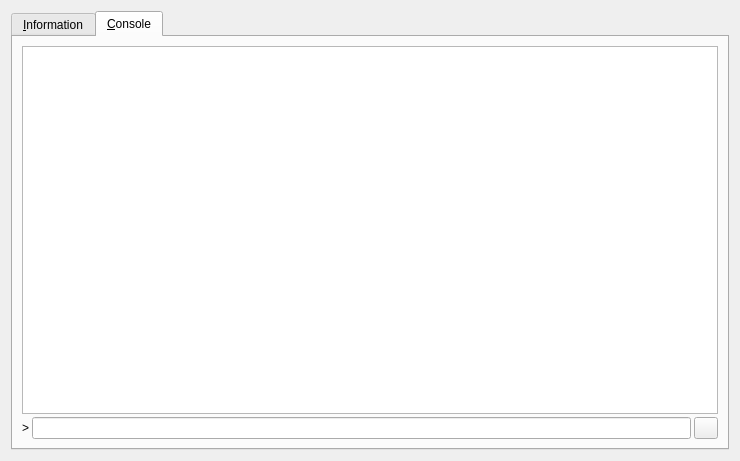
<?xml version="1.0" encoding="UTF-8"?>
<ui version="4.0">
 <class>RPCConsole</class>
 <widget class="QDialog" name="RPCConsole">
  <property name="geometry">
   <rect>
    <x>0</x>
    <y>0</y>
    <width>740</width>
    <height>461</height>
   </rect>
  </property>
  <property name="windowTitle">
   <string>PROBE - Debug window</string>
  </property>
  <layout class="QVBoxLayout" name="verticalLayout_2">
   <item>
    <widget class="QTabWidget" name="tabWidget">
     <property name="currentIndex">
      <number>1</number>
     </property>
     <widget class="QWidget" name="tab_info">
      <attribute name="title">
       <string>&amp;Information</string>
      </attribute>
      <layout class="QGridLayout" name="gridLayout" columnstretch="0,1">
       <property name="horizontalSpacing">
        <number>12</number>
       </property>
       <item row="0" column="0">
        <widget class="QLabel" name="label_9">
         <property name="font">
          <font>
           <weight>75</weight>
           <bold>true</bold>
          </font>
         </property>
         <property name="text">
          <string>PROBE Core</string>
         </property>
        </widget>
       </item>
       <item row="1" column="0">
        <widget class="QLabel" name="label_5">
         <property name="text">
          <string>Client name</string>
         </property>
        </widget>
       </item>
       <item row="1" column="1">
        <widget class="QLabel" name="clientName">
         <property name="cursor">
          <cursorShape>IBeamCursor</cursorShape>
         </property>
         <property name="text">
          <string>N/A</string>
         </property>
         <property name="textFormat">
          <enum>Qt::PlainText</enum>
         </property>
         <property name="textInteractionFlags">
          <set>Qt::LinksAccessibleByMouse|Qt::TextSelectableByKeyboard|Qt::TextSelectableByMouse</set>
         </property>
        </widget>
       </item>
       <item row="2" column="0">
        <widget class="QLabel" name="label_6">
         <property name="text">
          <string>Client version</string>
         </property>
        </widget>
       </item>
       <item row="2" column="1">
        <widget class="QLabel" name="clientVersion">
         <property name="cursor">
          <cursorShape>IBeamCursor</cursorShape>
         </property>
         <property name="text">
          <string>N/A</string>
         </property>
         <property name="textFormat">
          <enum>Qt::PlainText</enum>
         </property>
         <property name="textInteractionFlags">
          <set>Qt::LinksAccessibleByMouse|Qt::TextSelectableByKeyboard|Qt::TextSelectableByMouse</set>
         </property>
        </widget>
       </item>
       <item row="3" column="0">
        <widget class="QLabel" name="label_14">
         <property name="text">
          <string>Using OpenSSL version</string>
         </property>
         <property name="indent">
          <number>10</number>
         </property>
        </widget>
       </item>
       <item row="3" column="1">
        <widget class="QLabel" name="openSSLVersion">
         <property name="cursor">
          <cursorShape>IBeamCursor</cursorShape>
         </property>
         <property name="text">
          <string>N/A</string>
         </property>
         <property name="textFormat">
          <enum>Qt::PlainText</enum>
         </property>
         <property name="textInteractionFlags">
          <set>Qt::LinksAccessibleByMouse|Qt::TextSelectableByKeyboard|Qt::TextSelectableByMouse</set>
         </property>
        </widget>
       </item>
       <item row="4" column="0">
        <widget class="QLabel" name="label_12">
         <property name="text">
          <string>Build date</string>
         </property>
        </widget>
       </item>
       <item row="4" column="1">
        <widget class="QLabel" name="buildDate">
         <property name="cursor">
          <cursorShape>IBeamCursor</cursorShape>
         </property>
         <property name="text">
          <string>N/A</string>
         </property>
         <property name="textFormat">
          <enum>Qt::PlainText</enum>
         </property>
         <property name="textInteractionFlags">
          <set>Qt::LinksAccessibleByMouse|Qt::TextSelectableByKeyboard|Qt::TextSelectableByMouse</set>
         </property>
        </widget>
       </item>
       <item row="5" column="0">
        <widget class="QLabel" name="label_13">
         <property name="text">
          <string>Startup time</string>
         </property>
        </widget>
       </item>
       <item row="5" column="1">
        <widget class="QLabel" name="startupTime">
         <property name="cursor">
          <cursorShape>IBeamCursor</cursorShape>
         </property>
         <property name="text">
          <string>N/A</string>
         </property>
         <property name="textFormat">
          <enum>Qt::PlainText</enum>
         </property>
         <property name="textInteractionFlags">
          <set>Qt::LinksAccessibleByMouse|Qt::TextSelectableByKeyboard|Qt::TextSelectableByMouse</set>
         </property>
        </widget>
       </item>
       <item row="6" column="0">
        <widget class="QLabel" name="label_11">
         <property name="font">
          <font>
           <weight>75</weight>
           <bold>true</bold>
          </font>
         </property>
         <property name="text">
          <string>Network</string>
         </property>
        </widget>
       </item>
       <item row="7" column="0">
        <widget class="QLabel" name="label_7">
         <property name="text">
          <string>Number of connections</string>
         </property>
        </widget>
       </item>
       <item row="7" column="1">
        <widget class="QLabel" name="numberOfConnections">
         <property name="cursor">
          <cursorShape>IBeamCursor</cursorShape>
         </property>
         <property name="text">
          <string>N/A</string>
         </property>
         <property name="textFormat">
          <enum>Qt::PlainText</enum>
         </property>
         <property name="textInteractionFlags">
          <set>Qt::LinksAccessibleByMouse|Qt::TextSelectableByKeyboard|Qt::TextSelectableByMouse</set>
         </property>
        </widget>
       </item>
       <item row="8" column="0">
        <widget class="QLabel" name="label_8">
         <property name="text">
          <string>On testnet</string>
         </property>
        </widget>
       </item>
       <item row="8" column="1">
        <widget class="QCheckBox" name="isTestNet">
         <property name="enabled">
          <bool>false</bool>
         </property>
         <property name="text">
          <string/>
         </property>
        </widget>
       </item>
       <item row="9" column="0">
        <widget class="QLabel" name="label_10">
         <property name="font">
          <font>
           <weight>75</weight>
           <bold>true</bold>
          </font>
         </property>
         <property name="text">
          <string>Block chain</string>
         </property>
        </widget>
       </item>
       <item row="10" column="0">
        <widget class="QLabel" name="label_3">
         <property name="text">
          <string>Current number of blocks</string>
         </property>
        </widget>
       </item>
       <item row="10" column="1">
        <widget class="QLabel" name="numberOfBlocks">
         <property name="cursor">
          <cursorShape>IBeamCursor</cursorShape>
         </property>
         <property name="text">
          <string>N/A</string>
         </property>
         <property name="textFormat">
          <enum>Qt::PlainText</enum>
         </property>
         <property name="textInteractionFlags">
          <set>Qt::LinksAccessibleByMouse|Qt::TextSelectableByKeyboard|Qt::TextSelectableByMouse</set>
         </property>
        </widget>
       </item>
       <item row="11" column="0">
        <widget class="QLabel" name="label_4">
         <property name="text">
          <string>Estimated total blocks</string>
         </property>
        </widget>
       </item>
       <item row="11" column="1">
        <widget class="QLabel" name="totalBlocks">
         <property name="cursor">
          <cursorShape>IBeamCursor</cursorShape>
         </property>
         <property name="text">
          <string>N/A</string>
         </property>
         <property name="textFormat">
          <enum>Qt::PlainText</enum>
         </property>
         <property name="textInteractionFlags">
          <set>Qt::LinksAccessibleByMouse|Qt::TextSelectableByKeyboard|Qt::TextSelectableByMouse</set>
         </property>
        </widget>
       </item>
       <item row="12" column="0">
        <widget class="QLabel" name="label_2">
         <property name="text">
          <string>Last block time</string>
         </property>
        </widget>
       </item>
       <item row="12" column="1">
        <widget class="QLabel" name="lastBlockTime">
         <property name="cursor">
          <cursorShape>IBeamCursor</cursorShape>
         </property>
         <property name="text">
          <string>N/A</string>
         </property>
         <property name="textFormat">
          <enum>Qt::PlainText</enum>
         </property>
         <property name="textInteractionFlags">
          <set>Qt::LinksAccessibleByMouse|Qt::TextSelectableByKeyboard|Qt::TextSelectableByMouse</set>
         </property>
        </widget>
       </item>
       <item row="13" column="0">
        <spacer name="verticalSpacer_2">
         <property name="orientation">
          <enum>Qt::Vertical</enum>
         </property>
         <property name="sizeHint" stdset="0">
          <size>
           <width>20</width>
           <height>20</height>
          </size>
         </property>
        </spacer>
       </item>
       <item row="14" column="0">
        <widget class="QLabel" name="labelDebugLogfile">
         <property name="font">
          <font>
           <weight>75</weight>
           <bold>true</bold>
          </font>
         </property>
         <property name="text">
          <string>Debug log file</string>
         </property>
        </widget>
       </item>
       <item row="15" column="0">
        <widget class="QPushButton" name="openDebugLogfileButton">
         <property name="toolTip">
          <string>Open the MintCoin debug log file from the current data directory. This can take a few seconds for large log files.</string>
         </property>
         <property name="text">
          <string>&amp;Open</string>
         </property>
         <property name="autoDefault">
          <bool>false</bool>
         </property>
        </widget>
       </item>
       <item row="16" column="0">
        <widget class="QLabel" name="labelCLOptions">
         <property name="font">
          <font>
           <weight>75</weight>
           <bold>true</bold>
          </font>
         </property>
         <property name="text">
          <string>Command-line options</string>
         </property>
        </widget>
       </item>
       <item row="17" column="0">
        <widget class="QPushButton" name="showCLOptionsButton">
         <property name="toolTip">
          <string>Show the MintCoin-Qt help message to get a list with possible MintCoin command-line options.</string>
         </property>
         <property name="text">
          <string>&amp;Show</string>
         </property>
         <property name="autoDefault">
          <bool>false</bool>
         </property>
        </widget>
       </item>
       <item row="18" column="0">
        <spacer name="verticalSpacer">
         <property name="orientation">
          <enum>Qt::Vertical</enum>
         </property>
         <property name="sizeHint" stdset="0">
          <size>
           <width>20</width>
           <height>40</height>
          </size>
         </property>
        </spacer>
       </item>
      </layout>
     </widget>
     <widget class="QWidget" name="tab_console">
      <attribute name="title">
       <string>&amp;Console</string>
      </attribute>
      <layout class="QVBoxLayout" name="verticalLayout_3">
       <property name="spacing">
        <number>3</number>
       </property>
       <item>
        <widget class="QTextEdit" name="messagesWidget">
         <property name="minimumSize">
          <size>
           <width>0</width>
           <height>100</height>
          </size>
         </property>
         <property name="readOnly">
          <bool>true</bool>
         </property>
         <property name="tabKeyNavigation" stdset="0">
          <bool>false</bool>
         </property>
         <property name="columnCount" stdset="0">
          <number>2</number>
         </property>
        </widget>
       </item>
       <item>
        <layout class="QHBoxLayout" name="horizontalLayout">
         <property name="spacing">
          <number>3</number>
         </property>
         <item>
          <widget class="QLabel" name="label">
           <property name="text">
            <string notr="true">&gt;</string>
           </property>
          </widget>
         </item>
         <item>
          <widget class="QLineEdit" name="lineEdit">
           <property name="styleSheet">
            <string notr="true">color:#000000;</string>
           </property>
          </widget>
         </item>
         <item>
          <widget class="QPushButton" name="clearButton">
           <property name="maximumSize">
            <size>
             <width>24</width>
             <height>24</height>
            </size>
           </property>
           <property name="toolTip">
            <string>Clear console</string>
           </property>
           <property name="text">
            <string/>
           </property>
           <property name="icon">
            <iconset resource="../bitcoin.qrc">
             <normaloff>:/icons/remove</normaloff>:/icons/remove</iconset>
           </property>
           <property name="shortcut">
            <string notr="true">Ctrl+L</string>
           </property>
           <property name="autoDefault">
            <bool>false</bool>
           </property>
          </widget>
         </item>
        </layout>
       </item>
      </layout>
     </widget>
    </widget>
   </item>
  </layout>
 </widget>
 <resources>
  <include location="../bitcoin.qrc"/>
 </resources>
 <connections/>
</ui>
